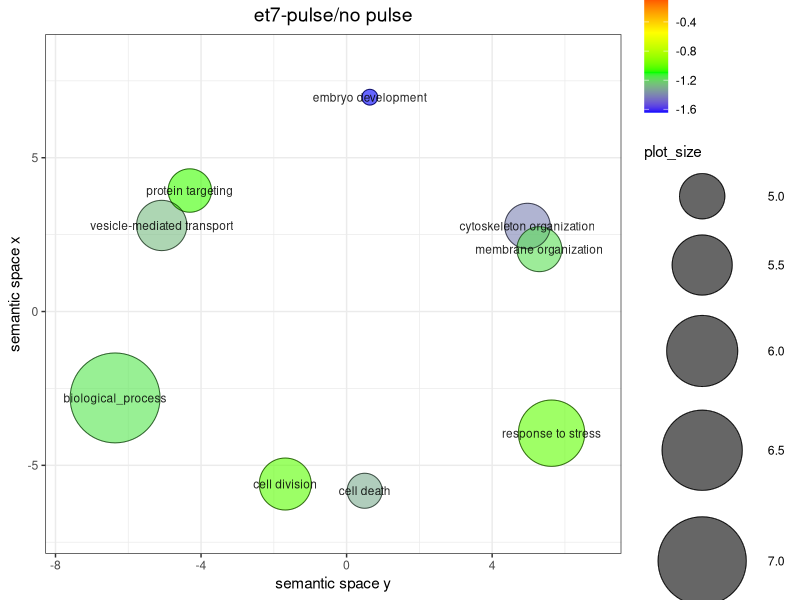
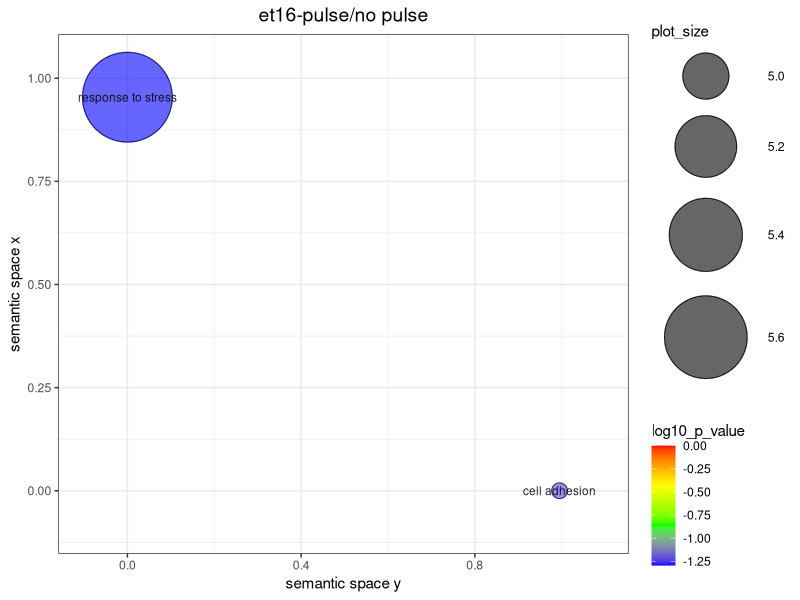
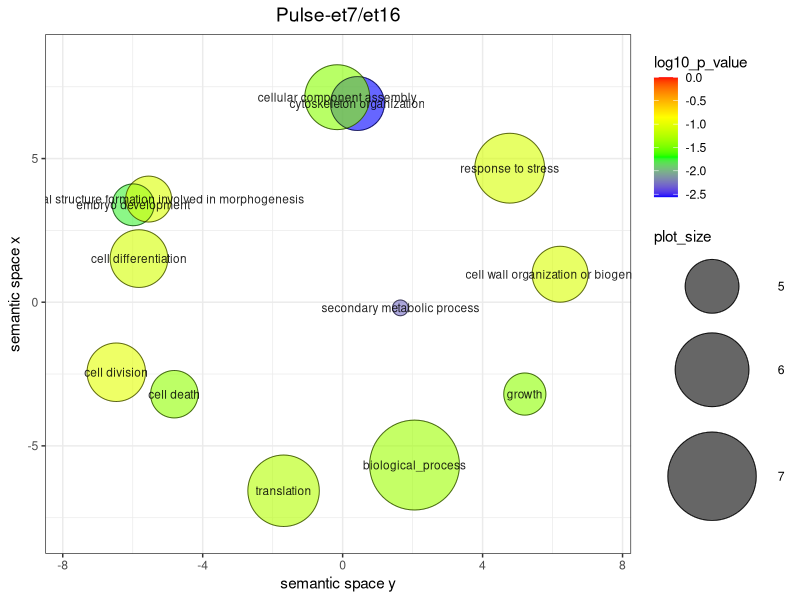
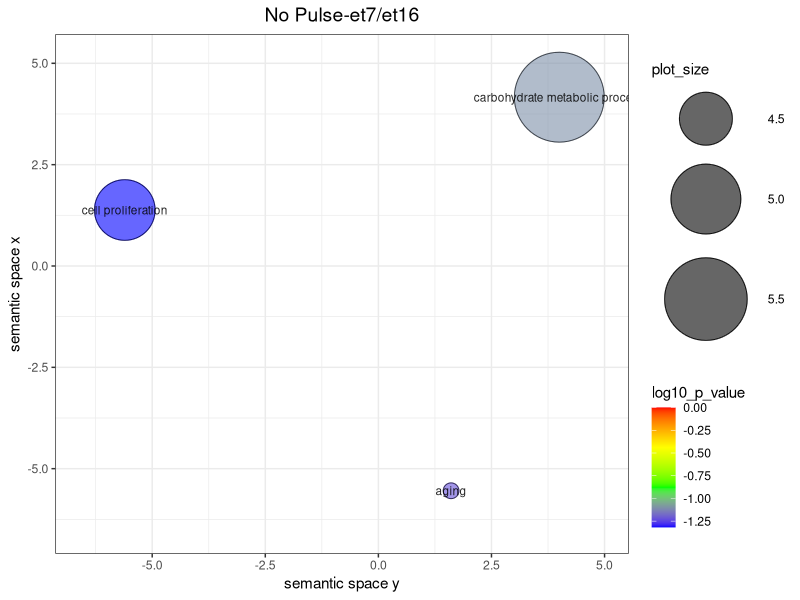
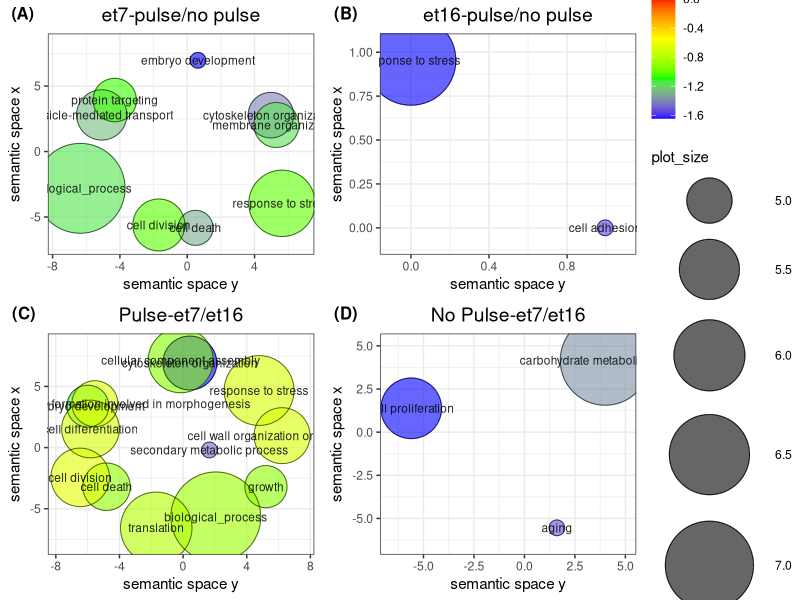
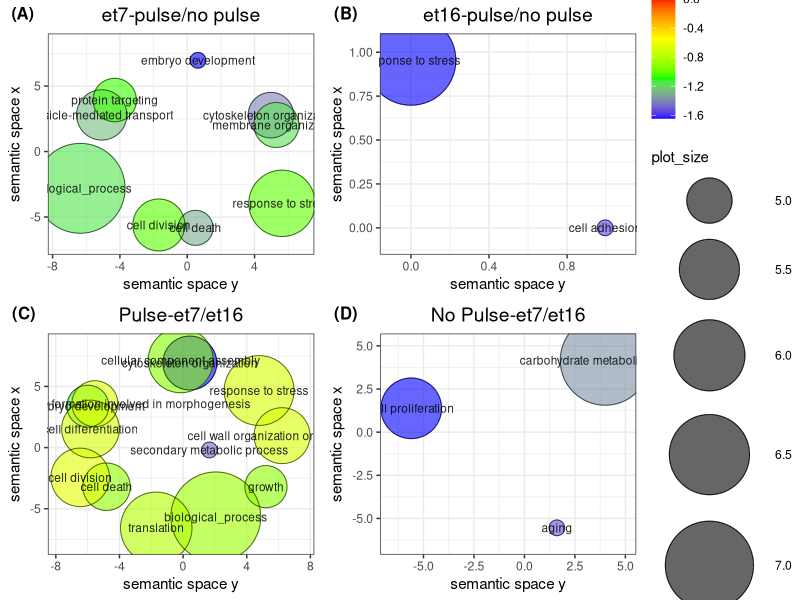
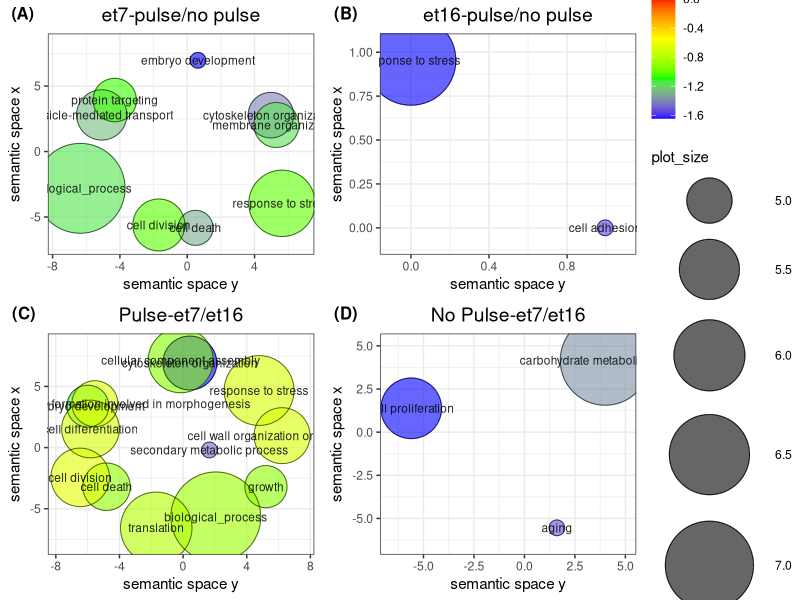

Source code (R) for these figures, in order:
## ---- chunk 1
library( ggplot2 )
library( scales )
library( ggpubr )
## ---- chunk 2
# Import data from REVIGO.

revigo.names <- c("term_ID","description","frequency_%","plot_X","plot_Y","plot_size","log10_p_value","uniqueness","dispensability");

revigo.data <- rbind(c("GO:0006950","response to stress", 4.575, 5.632,-3.955, 5.769,-1.0104,0.776,0.000),
c("GO:0007010","cytoskeleton organization", 0.786, 4.971, 2.780, 5.004,-1.4116,0.648,0.000),
c("GO:0008150","biological_process",100.000,-6.362,-2.808, 7.108,-1.1605,1.000,0.000),
c("GO:0009790","embryo development", 0.311, 0.638, 6.968, 4.600,-1.6447,0.733,0.000),
c("GO:0016192","vesicle-mediated transport", 1.085,-5.081, 2.798, 5.144,-1.2709,0.703,0.000),
c("GO:0008219","cell death", 0.458, 0.497,-5.826, 4.769,-1.3086,0.697,0.073),
c("GO:0051301","cell division", 1.230,-1.686,-5.607, 5.198,-1.0203,0.695,0.191),
c("GO:0006605","protein targeting", 0.694,-4.309, 3.934, 4.949,-1.0584,0.703,0.301),
c("GO:0061024","membrane organization", 0.759, 5.297, 2.027, 4.989,-1.1760,0.648,0.501));


one.data <- data.frame(revigo.data);
names(one.data) <- revigo.names;
one.data <- one.data [(one.data$plot_X != "null" & one.data$plot_Y != "null"), ];
one.data$plot_X <- as.numeric( as.character(one.data$plot_X) );
one.data$plot_Y <- as.numeric( as.character(one.data$plot_Y) );
one.data$plot_size <- as.numeric( as.character(one.data$plot_size) );
one.data$log10_p_value <- as.numeric( as.character(one.data$log10_p_value) );
one.data$frequency <- as.numeric( as.character(one.data$frequency) );
one.data$uniqueness <- as.numeric( as.character(one.data$uniqueness) );
one.data$dispensability <- as.numeric( as.character(one.data$dispensability) );





p1 <- ggplot( data = one.data );
p1 <- p1 + geom_point( aes( plot_X, plot_Y, colour = log10_p_value, size = plot_size), alpha = I(0.6) ) + scale_size_area();
p1 <- p1 + scale_colour_gradientn( colours = c("blue", "green", "yellow", "red"), limits = c( min(one.data$log10_p_value), 0) );
p1 <- p1 + geom_point( aes(plot_X, plot_Y, size = plot_size), shape = 21, fill = "transparent", colour = I (alpha ("black", 0.6) )) + scale_size_area();
p1 <- p1 + scale_size( range=c(5, 30)) + theme_bw(); # + scale_fill_gradientn(colours = heat_hcl(7), limits = c(-300, 0) );
#ex <- one.data [ one.data$dispensability < 0.15, ]; 
p1 <- p1 + geom_text( data = one.data, aes(plot_X, plot_Y, label = description), colour = I(alpha("black", 0.85)), size = 3 );
p1 <- p1 + labs (y = "semantic space x", x = "semantic space y");
p1 <- p1 + theme(legend.key = element_blank()) ;
one.x_range = max(one.data$plot_X) - min(one.data$plot_X);
one.y_range = max(one.data$plot_Y) - min(one.data$plot_Y);
p1 <- p1 + xlim(min(one.data$plot_X)-one.x_range/10,max(one.data$plot_X)+one.x_range/10);
p1 <- p1 + ylim(min(one.data$plot_Y)-one.y_range/10,max(one.data$plot_Y)+one.y_range/10);



p1<- p1+ labs(title = "et7-pulse/no pulse")
p1 <- p1 + theme(plot.title.position="panel",plot.title = element_text(hjust = 0.5,size=14))
# --------------------------------------------------------------------------
# Output the plot to screen

t7_bubbleplot <- p1
t7_bubbleplot
## ---- chunk 3
# Import data from REVIGO.
revigo.names <- c("term_ID","description","frequency_%","plot_X","plot_Y","plot_size","log10_p_value","uniqueness","dispensability");

revigo.data <- rbind(c("GO:0006950","response to stress", 4.575, 0.000, 0.954, 5.769,-1.2947,0.002,0.000),
c("GO:0007155","cell adhesion", 0.544, 0.995, 0.000, 4.844,-1.2284,0.000,0.000));

one.data <- data.frame(revigo.data);
names(one.data) <- revigo.names;
one.data <- one.data [(one.data$plot_X != "null" & one.data$plot_Y != "null"), ];
one.data$plot_X <- as.numeric( as.character(one.data$plot_X) );
one.data$plot_Y <- as.numeric( as.character(one.data$plot_Y) );
one.data$plot_size <- as.numeric( as.character(one.data$plot_size) );
one.data$log10_p_value <- as.numeric( as.character(one.data$log10_p_value) );
one.data$frequency <- as.numeric( as.character(one.data$frequency) );
one.data$uniqueness <- as.numeric( as.character(one.data$uniqueness) );
one.data$dispensability <- as.numeric( as.character(one.data$dispensability) );


p1 <- ggplot( data = one.data );
p1 <- p1 + geom_point( aes( plot_X, plot_Y, colour = log10_p_value, size = plot_size), alpha = I(0.6) ) + scale_size_area();
p1 <- p1 + scale_colour_gradientn( colours = c("blue", "green", "yellow", "red"), limits = c( min(one.data$log10_p_value), 0) );
p1 <- p1 + geom_point( aes(plot_X, plot_Y, size = plot_size), shape = 21, fill = "transparent", colour = I (alpha ("black", 0.6) )) + scale_size_area();
p1 <- p1 + scale_size( range=c(5, 30)) + theme_bw(); # + scale_fill_gradientn(colours = heat_hcl(7), limits = c(-300, 0) );
#ex <- one.data [ one.data$dispensability < 0.15, ]; 
p1 <- p1 + geom_text( data = one.data, aes(plot_X, plot_Y, label = description), colour = I(alpha("black", 0.85)), size = 3 );
p1 <- p1 + labs (y = "semantic space x", x = "semantic space y");
p1 <- p1 + theme(legend.key = element_blank()) ;
one.x_range = max(one.data$plot_X) - min(one.data$plot_X);
one.y_range = max(one.data$plot_Y) - min(one.data$plot_Y);
p1 <- p1 + xlim(min(one.data$plot_X)-one.x_range/10,max(one.data$plot_X)+one.x_range/10);
p1 <- p1 + ylim(min(one.data$plot_Y)-one.y_range/10,max(one.data$plot_Y)+one.y_range/10);


p1<- p1+ labs(title = "et16-pulse/no pulse")
p1 <- p1 + theme(plot.title.position="panel",plot.title = element_text(hjust = 0.5,size=14))
# --------------------------------------------------------------------------
# Output the plot to screen

t16_bubbleplot <- p1
t16_bubbleplot
## ---- chunk 4
# Import data from REVIGO.
revigo.names <- c("term_ID","description","frequency_%","plot_X","plot_Y","plot_size","log10_p_value","uniqueness","dispensability");
revigo.data <- rbind(c("GO:0006950","response to stress", 4.575, 4.775, 4.665, 5.769,-1.0731,0.847,0.000),
c("GO:0007010","cytoskeleton organization", 0.786, 0.423, 6.915, 5.004,-2.5599,0.731,0.000),
c("GO:0008150","biological_process",100.000, 2.055,-5.668, 7.108,-1.3530,1.000,0.000),
c("GO:0019748","secondary metabolic process", 0.138, 1.650,-0.197, 4.247,-2.2762,0.796,0.000),
c("GO:0040007","growth", 0.317, 5.207,-3.197, 4.609,-1.4179,0.841,0.000),
c("GO:0071554","cell wall organization or biogenesis", 0.950, 6.215, 0.974, 5.086,-1.0666,0.808,0.034),
c("GO:0006412","translation", 5.686,-1.688,-6.563, 5.863,-1.2495,0.807,0.043),
c("GO:0009790","embryo development", 0.311,-5.987, 3.390, 4.600,-1.7608,0.622,0.066),
c("GO:0008219","cell death", 0.458,-4.811,-3.202, 4.769,-1.4025,0.743,0.073),
c("GO:0051301","cell division", 1.230,-6.470,-2.438, 5.198,-1.0148,0.737,0.191),
c("GO:0022607","cellular component assembly", 2.484,-0.155, 7.136, 5.503,-1.4354,0.730,0.570),
c("GO:0030154","cell differentiation", 1.133,-5.821, 1.518, 5.162,-1.0971,0.563,0.685),
c("GO:0048646","anatomical structure formation involved in morphogenesis", 0.409,-5.544, 3.590, 4.720,-1.0527,0.650,0.696));

one.data <- data.frame(revigo.data);
names(one.data) <- revigo.names;
one.data <- one.data [(one.data$plot_X != "null" & one.data$plot_Y != "null"), ];
one.data$plot_X <- as.numeric( as.character(one.data$plot_X) );
one.data$plot_Y <- as.numeric( as.character(one.data$plot_Y) );
one.data$plot_size <- as.numeric( as.character(one.data$plot_size) );
one.data$log10_p_value <- as.numeric( as.character(one.data$log10_p_value) );
one.data$frequency <- as.numeric( as.character(one.data$frequency) );
one.data$uniqueness <- as.numeric( as.character(one.data$uniqueness) );
one.data$dispensability <- as.numeric( as.character(one.data$dispensability) );


p1 <- ggplot( data = one.data );
p1 <- p1 + geom_point( aes( plot_X, plot_Y, colour = log10_p_value, size = plot_size), alpha = I(0.6) ) + scale_size_area();
p1 <- p1 + scale_colour_gradientn( colours = c("blue", "green", "yellow", "red"), limits = c( min(one.data$log10_p_value), 0) );
p1 <- p1 + geom_point( aes(plot_X, plot_Y, size = plot_size), shape = 21, fill = "transparent", colour = I (alpha ("black", 0.6) )) + scale_size_area();
p1 <- p1 + scale_size( range=c(5, 30)) + theme_bw(); # + scale_fill_gradientn(colours = heat_hcl(7), limits = c(-300, 0) );
#ex <- one.data [ one.data$dispensability < 0.15, ]; 
p1 <- p1 + geom_text( data = one.data, aes(plot_X, plot_Y, label = description), colour = I(alpha("black", 0.85)), size = 3 );
p1 <- p1 + labs (y = "semantic space x", x = "semantic space y");
p1 <- p1 + theme(legend.key = element_blank()) ;
one.x_range = max(one.data$plot_X) - min(one.data$plot_X);
one.y_range = max(one.data$plot_Y) - min(one.data$plot_Y);
p1 <- p1 + xlim(min(one.data$plot_X)-one.x_range/10,max(one.data$plot_X)+one.x_range/10);
p1 <- p1 + ylim(min(one.data$plot_Y)-one.y_range/10,max(one.data$plot_Y)+one.y_range/10);

p1<- p1+ labs(title = "Pulse-et7/et16")
p1 <- p1 + theme(plot.title.position="panel",plot.title = element_text(hjust = 0.5,size=14))
# --------------------------------------------------------------------------
# Output the plot to screen

Pulse_bubbleplot <- p1
Pulse_bubbleplot 
## ---- chunk 5
# Import data from REVIGO.
revigo.names <- c("term_ID","description","frequency_%","plot_X","plot_Y","plot_size","log10_p_value","uniqueness","dispensability");
revigo.data <- rbind(c("GO:0005975","carbohydrate metabolic process", 5.260, 3.999, 4.164, 5.829,-1.1048,0.277,0.000),
c("GO:0008283","cell proliferation", 0.394,-5.606, 1.381, 4.704,-1.3169,0.220,0.000),
c("GO:0007568","aging", 0.088, 1.607,-5.545, 4.052,-1.2243,0.219,0.065));

one.data <- data.frame(revigo.data);
names(one.data) <- revigo.names;
one.data <- one.data [(one.data$plot_X != "null" & one.data$plot_Y != "null"), ];
one.data$plot_X <- as.numeric( as.character(one.data$plot_X) );
one.data$plot_Y <- as.numeric( as.character(one.data$plot_Y) );
one.data$plot_size <- as.numeric( as.character(one.data$plot_size) );
one.data$log10_p_value <- as.numeric( as.character(one.data$log10_p_value) );
one.data$frequency <- as.numeric( as.character(one.data$frequency) );
one.data$uniqueness <- as.numeric( as.character(one.data$uniqueness) );
one.data$dispensability <- as.numeric( as.character(one.data$dispensability) );


p1 <- ggplot( data = one.data );
p1 <- p1 + geom_point( aes( plot_X, plot_Y, colour = log10_p_value, size = plot_size), alpha = I(0.6) ) + scale_size_area();
p1 <- p1 + scale_colour_gradientn( colours = c("blue", "green", "yellow", "red"), limits = c( min(one.data$log10_p_value), 0) );
p1 <- p1 + geom_point( aes(plot_X, plot_Y, size = plot_size), shape = 21, fill = "transparent", colour = I (alpha ("black", 0.6) )) + scale_size_area();
p1 <- p1 + scale_size( range=c(5, 30)) + theme_bw(); # + scale_fill_gradientn(colours = heat_hcl(7), limits = c(-300, 0) );
#ex <- one.data [ one.data$dispensability < 0.15, ]; 
p1 <- p1 + geom_text( data = one.data, aes(plot_X, plot_Y, label = description), colour = I(alpha("black", 0.85)), size = 3 );
p1 <- p1 + labs (y = "semantic space x", x = "semantic space y");
p1 <- p1 + theme(legend.key = element_blank()) ;
one.x_range = max(one.data$plot_X) - min(one.data$plot_X);
one.y_range = max(one.data$plot_Y) - min(one.data$plot_Y);
p1 <- p1 + xlim(min(one.data$plot_X)-one.x_range/10,max(one.data$plot_X)+one.x_range/10);
p1 <- p1 + ylim(min(one.data$plot_Y)-one.y_range/10,max(one.data$plot_Y)+one.y_range/10);


p1  <- p1 + labs(title = "No Pulse-et7/et16")
p1 <- p1 + theme(plot.title.position="panel",plot.title = element_text(hjust = 0.5,size=14))

# --------------------------------------------------------------------------
# Output the plot to screen



No_Pulse_bubbleplot <- p1


## ---- chunk 6
No_Pulse_bubbleplot
## ---- chunk 7
bubbleplot <- ggarrange(t7_bubbleplot,t16_bubbleplot,Pulse_bubbleplot,No_Pulse_bubbleplot,ncol=2,nrow=2,common.legend=TRUE,legend = "right",labels=c("(A)","(B)","(C)","(D)"),font.label = list(size=12,face="bold"))
bubbleplot
## ---- chunk 8
ggsave(bubbleplot, filename = "bubbleplot.pdf")
## ---- chunk 9
pdf("Figure 5_with_all_labels.pdf", width=12, height=10)
bubbleplot
dev.off()
